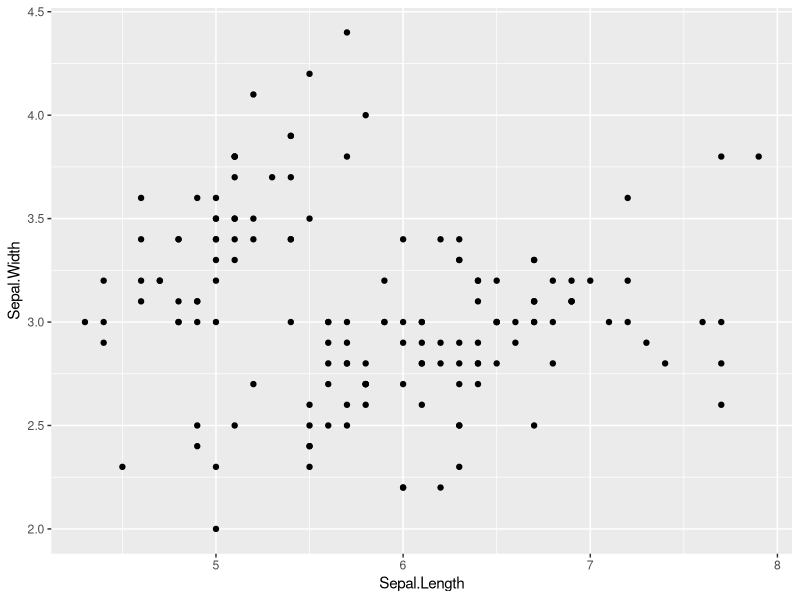
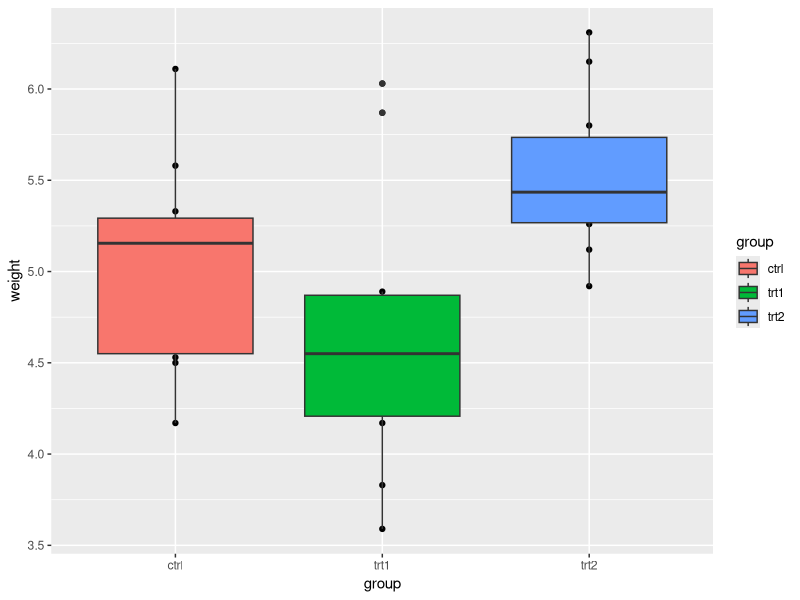

Write the R code that produced these figures, in order.
# Tidyverse Exam – Data Manipulation in R (using `mtcars` dataset)

# tidyverse ---------------------------------------------------------------

# Use `df_mtcars` for Questions 1 - 10
library(tidyverse)
df_mtcars <- as_tibble(mtcars,
                       rownames = "model")

# 1. Filter rows where number of cylinders (`cyl`) is 6
# Write code to create a new data frame that only includes rows where `cyl == 6`.
# Assign to: `mtcars_cyl6`
mtcars_cyl6 <- mtcars %>% filter(cyl == 6)

# 2. Filter rows where number of gears (`gear`) is either 3 or 5
# Use `%in%` to filter the `df_mtcars` dataset for these two `gear` values.
# Assign to: `mtcars_g35`
mtcars_gear_3_5 <- mtcars %>% filter(gear == 3, gear == 5)
# 3. Filter rows where miles per gallon (`mpg`) is greater than 25
# Create a subset of `df_mtcars` where `mpg > 25`.
# Assign to: `mtcars_mpg25`
mtcars_mpg_gt25 <- mtcars %>% filter(mpg > 25)
# 4. Filter rows where weight (`wt`) is less than 2.5 AND number of cylinders (`cyl`) is 4
# Combine logical conditions using `&`.
# Assign to: `mtcars_light_cyl4`
mtcars_light_cyl4 <- mtcars %>% filter(wt < 2.5, cyl ==4)
# 5. Sort `df_mtcars` by horsepower (`hp`) in ascending order
# Use `arrange()` to sort the data.
# Assign to: `mtcars_hp`
mtcars_sorted_hp <- mtcars %>% arrange(hp)

# 6. Sort `df_mtcars` by quarter mile time (`qsec`) in descending order
# Use `desc()` inside `arrange()`.
# Assign to: `mtcars_qsec`
mtcars_sorted_qsec_desc <- mtcars %>% arrange(desc(qsec))
# 7. Exclude the `drat` column
# Use `select()` with `-` (minus sign) to remove the column.
# Assign to: `mtcars_no_drat`
mtcars_no_drat <- mtcars %>% select(-drat)

# 8. Add a new column `ptw` that equals the ratio of horsepower (`hp`) to weight (`wt`) (`hp / wt`)
# Use `mutate()` to add the new column.
# Assign to: `mtcars_with_ptw`


mtcars_with_ptw <- mtcars %>% mutate(ptw = hp / wt)

  
# 9. Identify the car `model` with the highest `ptw` among cars with six cylinders (`cyl == 6`).
# Hint: Use `mtcars_with_ptw` and a chain of `filter()` and `arrange()` with `%>%`.
# Write the car model here: YOUR ANSWER
 mtcars_with_ptw %>% filter(cyl == 6) %>% arrange()
##Mazda RX4

# 10. Group by number of gears (`gear`) and summarize minimum & maximum values of `mpg`
# Use `group_by()` and `summarize()` to calculate minimum & maximum values of `mpg` within each group.
# Minimum and maximum values of each group should be represented as separate columns.
# Function `min()` returns the minimum value in a vector.
# Function `max()` returns the maximum value in a vector.
# Assign to: `mtcars_mpg_by_gear`
 
 mtcars_mean_mpg_by_gear <- mtcars %>% group_by(gear) %>% summarise(avg.mpg = mean(mpg))
# ggplot ------------------------------------------------------------------

 # Visualization in R (using `iris` dataset)
 
 ## before you begin with the following questions, type the following code to check column names in the dataframe
 colnames(iris) # output from this code is the column names that can be used in figures
 
 # 11. Simple scatter plot of `Sepal.Length` vs `Sepal.Width` using `ggplot()`
 # Assign to: `g_scat`
 # Create a scatter plot with `Sepal.Width` on the x-axis and `Sepal.Length` on the y-axis.
g_scat <- ggplot(data = iris, mapping = aes(x = Sepal.Length, y = Sepal.Width)) + geom_point()
 g_scat
 # 12. Scatter plot with points colored by `Species`
 # Assign to: `g_scat_col`
 # Create a scatter plot with `Petal.Width` on the x-axis and `Petal.Length` on the y-axis,
 # coloring points by `Species`.
 g_scat_col <- ggplot(data = iris, aes(x=Species, y=Sepal.Length,fill=Species)) + geom_point(color= "red") 
 
 # 13. Histogram of `Petal.Width` with `binwidth = 0.5`
 # Assign to: `g_hist`
 # Create a histogram of `Petal.Width` with `binwidth` set to 0.5.
 g_hist <- iris %>% ggplot(aes(x=Sepal.Length, fill=Species)) + geom_histogram(bins = 0.50)
 
 # Visualization in R (using `PlantGrowth` dataset)
 PlantGrowth
 
 ## before you begin with the following questions, type the following code to check column names in the dataframe
 colnames(PlantGrowth) # output from this code is the column names that can be used in figures
 
 # 14. Boxplot of `weight` grouped and filled by `group`
 # Assign to: `g_bplot1`
 # Create a boxplot of `weight` by `group`, filling boxes by `group`.
 g_bplot1 <- PlantGrowth %>% ggplot(aes(x = group, y = weight)) + geom_boxplot()
 
 
 # 15. Boxplot + scatter plot of `weight` by `group`
 # Assign to: `g_bplot2`
 # Create a boxplot of `weight` by `group`, then overlay points showing individual observations.
 
g_bplot2 <- PlantGrowth %>% ggplot(aes(x = group, y = weight, fill = group)) + geom_point() +geom_boxplot()
g_bplot2
 